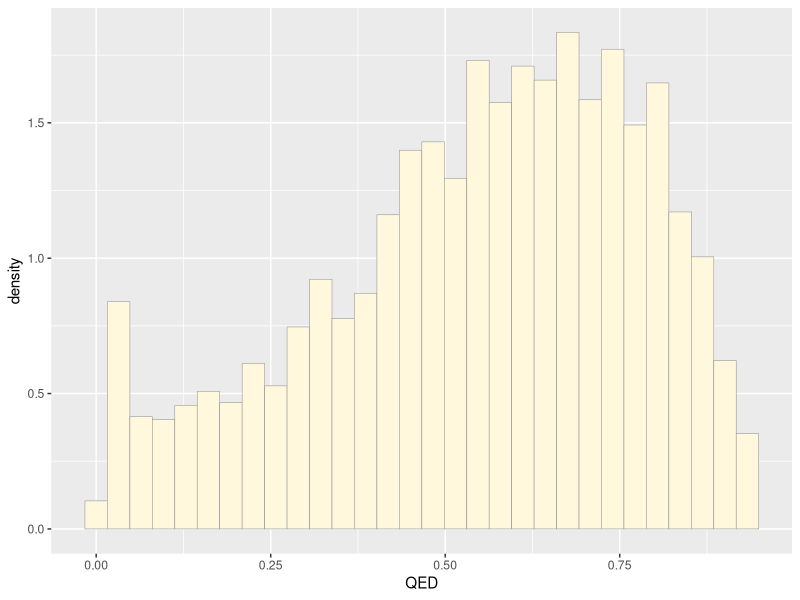
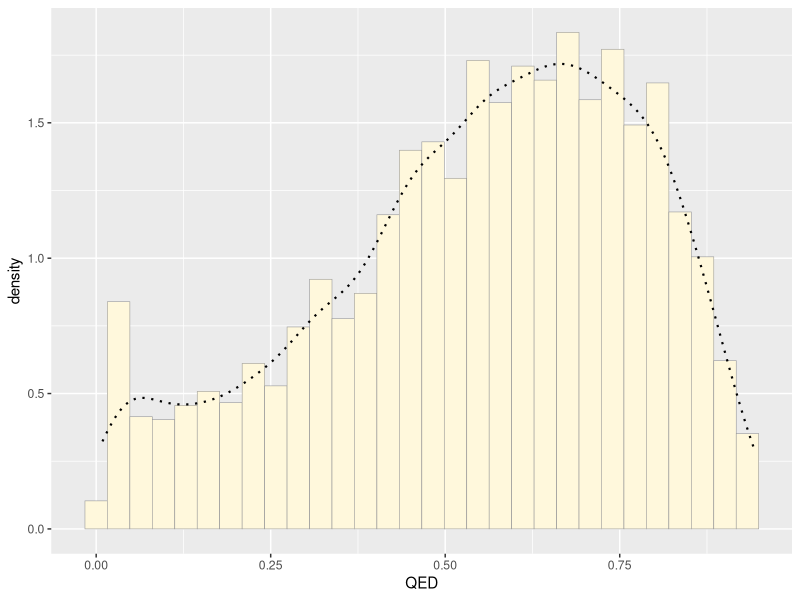
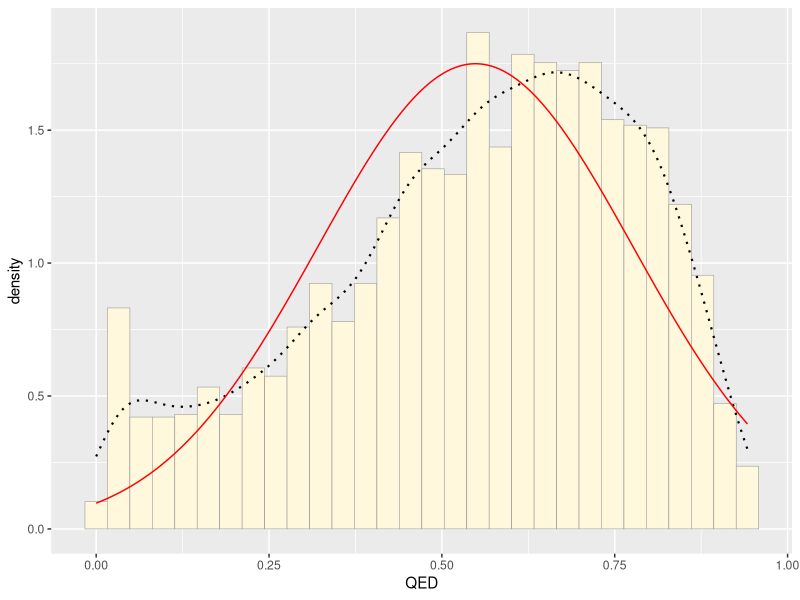
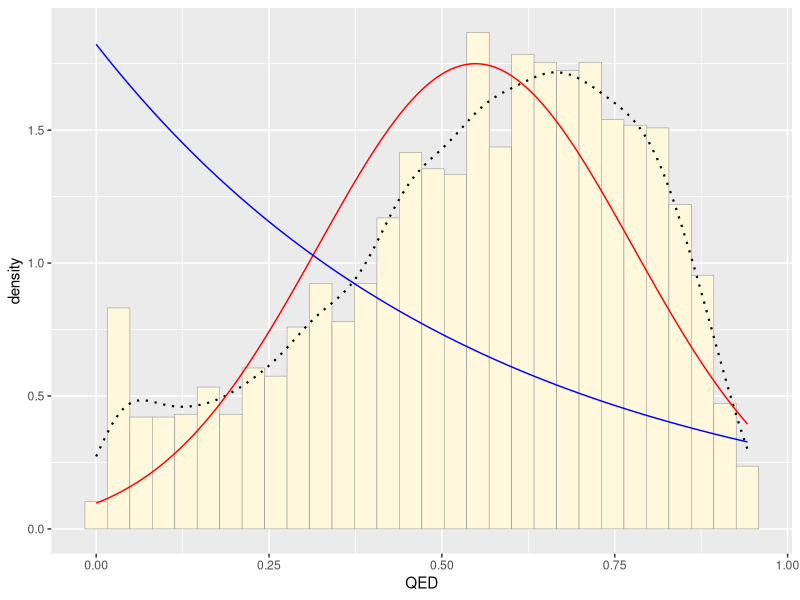
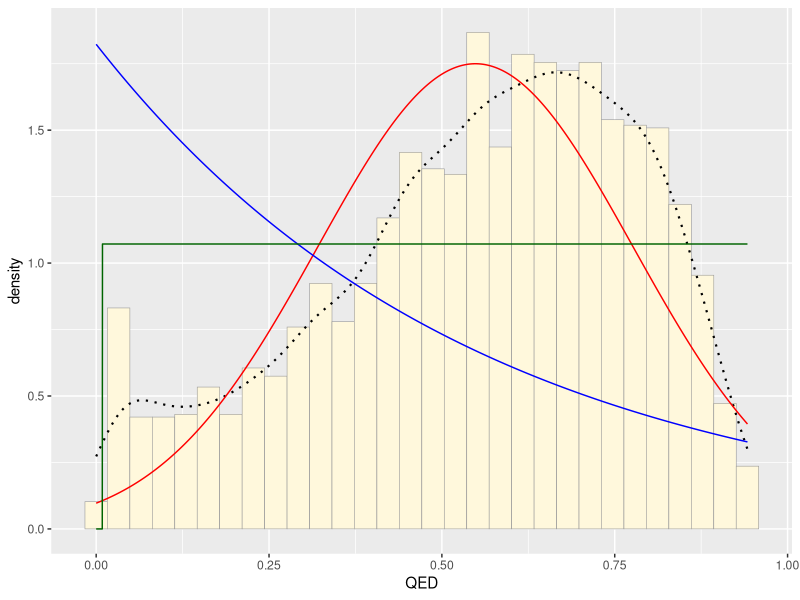
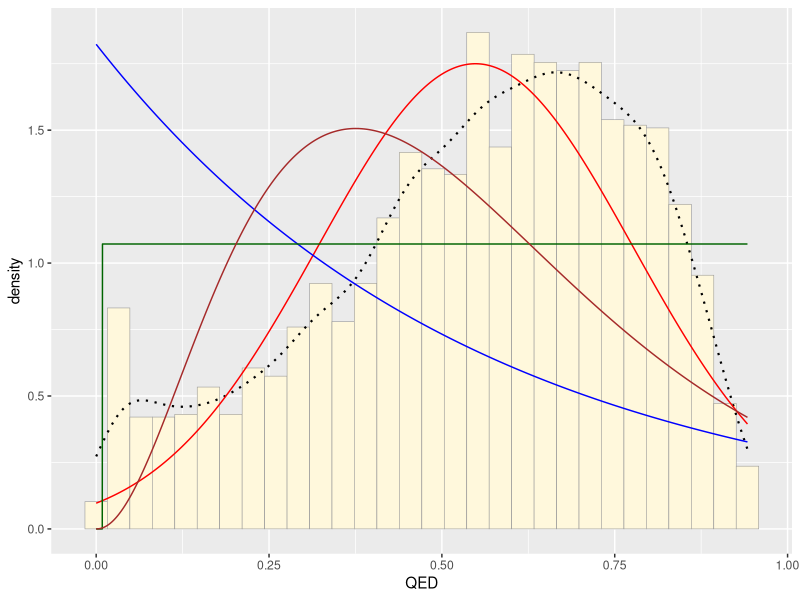
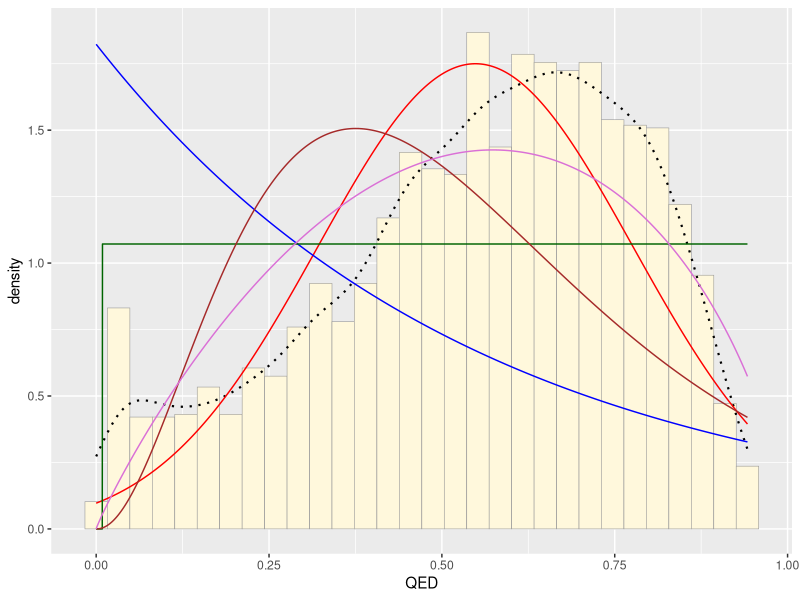
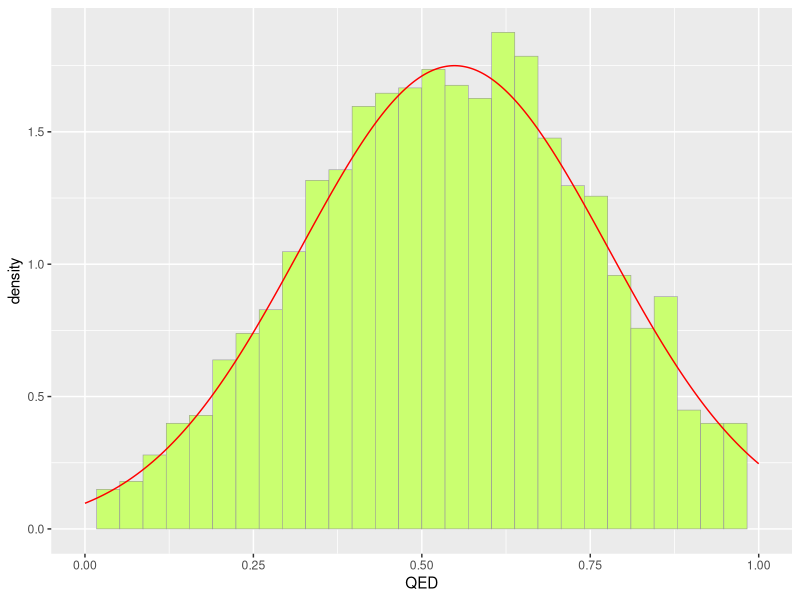

Write the R code that produced these figures, in order.
## ---- chunk 1
knitr::opts_chunk$set(echo = TRUE,message = FALSE,warning = FALSE)
## ---- chunk 2
library(ggplot2) # for graphics
library(MASS) # for maximum likelihood estimation
## ---- chunk 3
z <- read.table("Data/NIHMS50746-supplement-AZ_chemsurvey_QED.csv",header=TRUE,sep=",")
# Only want the QED values and the chemical ID
z <- z[,c('CPD_ID','QED')]
# Let's work with 3000 values instead of over 17,000
samp <- sample(z$CPD_ID,size=3000)
z <- z[samp,]
str(z)
summary(z)
#View(z) # Now z is 3000s rows containing chemical ID and corresponding QED values
## ---- chunk 4
p1 <- ggplot(data=z, aes(x=QED, y=..density..)) +
  geom_histogram(color="grey60",fill="cornsilk",size=0.2) 
print(p1)
## ---- chunk 5
p1 <-  p1 +  geom_density(linetype="dotted",size=0.75)
print(p1)
## ---- chunk 6
normPars <- fitdistr(z$QED,"normal")
print(normPars)
str(normPars)
normPars$estimate["mean"] # note structure of getting a named attribute
# normPars is a list
## ---- chunk 7
meanML <- normPars$estimate["mean"]
sdML <- normPars$estimate["sd"]

xval <- seq(0,max(z$QED),len=length(z$QED))

 stat <- stat_function(aes(x = xval, y = ..y..), fun = dnorm, colour="red", n = length(z$QED), args = list(mean = meanML, sd = sdML))
 p1 + stat
## ---- chunk 8
expoPars <- fitdistr(z$QED,"exponential")
rateML <- expoPars$estimate["rate"]

stat2 <- stat_function(aes(x = xval, y = ..y..), fun = dexp, colour="blue", n = length(z$QED), args = list(rate=rateML))
 p1 + stat + stat2
## ---- chunk 9
stat3 <- stat_function(aes(x = xval, y = ..y..), fun = dunif, colour="darkgreen", n = length(z$QED), args = list(min=min(z$QED), max=max(z$QED)))
 p1 + stat + stat2 + stat3
## ---- chunk 10
gammaPars <- fitdistr(z$QED,"gamma")
shapeML <- gammaPars$estimate["shape"]
rateML <- gammaPars$estimate["rate"]

stat4 <- stat_function(aes(x = xval, y = ..y..), fun = dgamma, colour="brown", n = length(z$QED), args = list(shape=shapeML, rate=rateML))
 p1 + stat + stat2 + stat3 + stat4
## ---- chunk 11
betaPars <- fitdistr(x=z$QED,start=list(shape1=1,shape2=2),"beta")

shape1ML <- betaPars$estimate["shape1"]
shape2ML <- betaPars$estimate["shape2"]

stat5 <- stat_function(aes(x = xval, y = ..y..), fun = dbeta, colour="orchid", n = length(z$QED), args = list(shape1=shape1ML,shape2=shape2ML))
p1 + stat + stat2 + stat3 + stat4 + stat5
## ---- chunk 12
# getting our MLPs
normPars <- fitdistr(z$QED,"normal")
print(normPars)

# extracting the ML mean and ML std
meanML <- normPars$estimate["mean"]
sdML <- normPars$estimate["sd"]
s <- rnorm(n=3000,mean=meanML,sd=sdML)
s <- data.frame(1:3000,s)
names(s) <- c('ID','QED')
## ---- chunk 13
ps <- ggplot(data=s, aes(x=QED, y=..density..)) +
  geom_histogram(color="grey60",fill="darkolivegreen1",size=0.2)+
  xlim(c(0,1))

ps+stat
## ---- chunk 14
pActual <- ggplot(data=z, aes(x=QED, y=..density..)) +
  geom_histogram(color="grey60",fill="cornsilk",size=0.2) 
pActual + stat + xlim(c(0,1))
